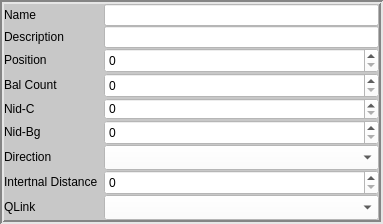
                    <widget class="QFrame" name="frame_BaliseHeader">
                     <property name="autoFillBackground">
                      <bool>false</bool>
                     </property>
                     <property name="styleSheet">
                      <string notr="true">alternate-background-color: red;
background-color: rgb(200, 200, 200);
</string>
                     </property>
                     <property name="frameShape">
                      <enum>QFrame::Box</enum>
                     </property>
                     <property name="frameShadow">
                      <enum>QFrame::Sunken</enum>
                     </property>
                     <property name="lineWidth">
                      <number>2</number>
                     </property>
                     <layout class="QFormLayout" name="formLayout">
                      <property name="horizontalSpacing">
                       <number>0</number>
                      </property>
                      <property name="verticalSpacing">
                       <number>0</number>
                      </property>
                      <property name="leftMargin">
                       <number>0</number>
                      </property>
                      <property name="topMargin">
                       <number>0</number>
                      </property>
                      <property name="rightMargin">
                       <number>0</number>
                      </property>
                      <property name="bottomMargin">
                       <number>0</number>
                      </property>
                      <item row="0" column="0">
                       <widget class="QLabel" name="label_HdrBlName">
                        <property name="minimumSize">
                         <size>
                          <width>100</width>
                          <height>0</height>
                         </size>
                        </property>
                        <property name="maximumSize">
                         <size>
                          <width>100</width>
                          <height>16777215</height>
                         </size>
                        </property>
                        <property name="styleSheet">
                         <string notr="true">background-color: rgb(200, 200, 200);
font: 8pt &quot;Segoe UI&quot;;
color: rgb(0, 0, 0);</string>
                        </property>
                        <property name="frameShape">
                         <enum>QFrame::NoFrame</enum>
                        </property>
                        <property name="text">
                         <string>Name</string>
                        </property>
                       </widget>
                      </item>
                      <item row="0" column="1">
                       <widget class="QLineEdit" name="lineEdit_HdrBlName">
                        <property name="styleSheet">
                         <string notr="true">
font: 8pt &quot;Segoe UI&quot;;
background-color: rgb(255, 255, 255);</string>
                        </property>
                        <property name="frame">
                         <bool>true</bool>
                        </property>
                       </widget>
                      </item>
                      <item row="1" column="0">
                       <widget class="QLabel" name="label_HdrBlDescription">
                        <property name="minimumSize">
                         <size>
                          <width>100</width>
                          <height>0</height>
                         </size>
                        </property>
                        <property name="maximumSize">
                         <size>
                          <width>100</width>
                          <height>16777215</height>
                         </size>
                        </property>
                        <property name="styleSheet">
                         <string notr="true">background-color: rgb(200, 200, 200);
font: 8pt &quot;Segoe UI&quot;;
color: rgb(0, 0, 0);</string>
                        </property>
                        <property name="text">
                         <string>Description</string>
                        </property>
                       </widget>
                      </item>
                      <item row="1" column="1">
                       <widget class="QLineEdit" name="lineEdit_HdrBlDesc">
                        <property name="styleSheet">
                         <string notr="true">background-color: rgb(255, 255, 255);
font: 8pt &quot;Segoe UI&quot;;
border-color: rtransparent;</string>
                        </property>
                        <property name="frame">
                         <bool>true</bool>
                        </property>
                       </widget>
                      </item>
                      <item row="2" column="0">
                       <widget class="QLabel" name="label_HdrBlPosition">
                        <property name="minimumSize">
                         <size>
                          <width>100</width>
                          <height>0</height>
                         </size>
                        </property>
                        <property name="maximumSize">
                         <size>
                          <width>100</width>
                          <height>16777215</height>
                         </size>
                        </property>
                        <property name="styleSheet">
                         <string notr="true">background-color: rgb(200, 200, 200);
font: 8pt &quot;Segoe UI&quot;;
color: rgb(0, 0, 0);</string>
                        </property>
                        <property name="text">
                         <string>Position</string>
                        </property>
                       </widget>
                      </item>
                      <item row="2" column="1">
                       <widget class="QSpinBox" name="spinBox_HdrPosition">
                        <property name="minimumSize">
                         <size>
                          <width>0</width>
                          <height>25</height>
                         </size>
                        </property>
                        <property name="maximumSize">
                         <size>
                          <width>16777215</width>
                          <height>25</height>
                         </size>
                        </property>
                        <property name="styleSheet">
                         <string notr="true">background-color: rgb(255, 255, 255);
font: 8pt &quot;Segoe UI&quot;;
color: rgb(0, 0, 0);
border-width: 120px;</string>
                        </property>
                        <property name="frame">
                         <bool>true</bool>
                        </property>
                       </widget>
                      </item>
                      <item row="4" column="0">
                       <widget class="QLabel" name="label_HdrBlCount">
                        <property name="minimumSize">
                         <size>
                          <width>100</width>
                          <height>0</height>
                         </size>
                        </property>
                        <property name="maximumSize">
                         <size>
                          <width>100</width>
                          <height>16777215</height>
                         </size>
                        </property>
                        <property name="styleSheet">
                         <string notr="true">background-color: rgb(200, 200, 200);
font: 8pt &quot;Segoe UI&quot;;
color: rgb(0, 0, 0);</string>
                        </property>
                        <property name="text">
                         <string>Bal Count</string>
                        </property>
                       </widget>
                      </item>
                      <item row="4" column="1">
                       <widget class="QSpinBox" name="spinBox_HdrBlCount">
                        <property name="minimumSize">
                         <size>
                          <width>0</width>
                          <height>25</height>
                         </size>
                        </property>
                        <property name="maximumSize">
                         <size>
                          <width>16777215</width>
                          <height>25</height>
                         </size>
                        </property>
                        <property name="styleSheet">
                         <string notr="true">background-color: rgb(255, 255, 255);
font: 8pt &quot;Segoe UI&quot;;
color: rgb(0, 0, 0);</string>
                        </property>
                        <property name="frame">
                         <bool>true</bool>
                        </property>
                       </widget>
                      </item>
                      <item row="6" column="0">
                       <widget class="QLabel" name="label_HdrBlNidBg">
                        <property name="minimumSize">
                         <size>
                          <width>100</width>
                          <height>0</height>
                         </size>
                        </property>
                        <property name="maximumSize">
                         <size>
                          <width>100</width>
                          <height>16777215</height>
                         </size>
                        </property>
                        <property name="styleSheet">
                         <string notr="true">background-color: rgb(200, 200, 200);
font: 8pt &quot;Segoe UI&quot;;
color: rgb(0, 0, 0);</string>
                        </property>
                        <property name="text">
                         <string>Nid-Bg</string>
                        </property>
                       </widget>
                      </item>
                      <item row="6" column="1">
                       <widget class="QSpinBox" name="spinBox_HdrBlNidBg">
                        <property name="minimumSize">
                         <size>
                          <width>0</width>
                          <height>25</height>
                         </size>
                        </property>
                        <property name="maximumSize">
                         <size>
                          <width>16777215</width>
                          <height>25</height>
                         </size>
                        </property>
                        <property name="styleSheet">
                         <string notr="true">background-color: rgb(255, 255, 255);
font: 8pt &quot;Segoe UI&quot;;
color: rgb(0, 0, 0);</string>
                        </property>
                        <property name="frame">
                         <bool>true</bool>
                        </property>
                       </widget>
                      </item>
                      <item row="7" column="0">
                       <widget class="QLabel" name="label_HdrBlDir">
                        <property name="minimumSize">
                         <size>
                          <width>100</width>
                          <height>0</height>
                         </size>
                        </property>
                        <property name="maximumSize">
                         <size>
                          <width>100</width>
                          <height>16777215</height>
                         </size>
                        </property>
                        <property name="styleSheet">
                         <string notr="true">background-color: rgb(200, 200, 200);
font: 8pt &quot;Segoe UI&quot;;
color: rgb(0, 0, 0);</string>
                        </property>
                        <property name="text">
                         <string>Direction</string>
                        </property>
                       </widget>
                      </item>
                      <item row="7" column="1">
                       <widget class="QComboBox" name="comboBox_HdrBlDir">
                        <property name="minimumSize">
                         <size>
                          <width>0</width>
                          <height>25</height>
                         </size>
                        </property>
                        <property name="maximumSize">
                         <size>
                          <width>16777215</width>
                          <height>25</height>
                         </size>
                        </property>
                        <property name="styleSheet">
                         <string notr="true">background-color: rgb(255, 255, 255);
font: 8pt &quot;Segoe UI&quot;;
color: rgb(0, 0, 0);</string>
                        </property>
                        <property name="frame">
                         <bool>true</bool>
                        </property>
                       </widget>
                      </item>
                      <item row="8" column="0">
                       <widget class="QLabel" name="label_HdrBlInternalDist">
                        <property name="minimumSize">
                         <size>
                          <width>100</width>
                          <height>0</height>
                         </size>
                        </property>
                        <property name="maximumSize">
                         <size>
                          <width>100</width>
                          <height>16777215</height>
                         </size>
                        </property>
                        <property name="styleSheet">
                         <string notr="true">background-color: rgb(200, 200, 200);
font: 8pt &quot;Segoe UI&quot;;
color: rgb(0, 0, 0);</string>
                        </property>
                        <property name="text">
                         <string>Intertnal Distance</string>
                        </property>
                       </widget>
                      </item>
                      <item row="8" column="1">
                       <widget class="QSpinBox" name="spinBox_HdrBlInternalDist">
                        <property name="minimumSize">
                         <size>
                          <width>0</width>
                          <height>25</height>
                         </size>
                        </property>
                        <property name="maximumSize">
                         <size>
                          <width>16777215</width>
                          <height>25</height>
                         </size>
                        </property>
                        <property name="styleSheet">
                         <string notr="true">background-color: rgb(255, 255, 255);
font: 8pt &quot;Segoe UI&quot;;
color: rgb(0, 0, 0);</string>
                        </property>
                        <property name="wrapping">
                         <bool>false</bool>
                        </property>
                        <property name="frame">
                         <bool>true</bool>
                        </property>
                       </widget>
                      </item>
                      <item row="9" column="0">
                       <widget class="QLabel" name="label_HdrBlQLink">
                        <property name="minimumSize">
                         <size>
                          <width>100</width>
                          <height>0</height>
                         </size>
                        </property>
                        <property name="maximumSize">
                         <size>
                          <width>100</width>
                          <height>16777215</height>
                         </size>
                        </property>
                        <property name="styleSheet">
                         <string notr="true">background-color: rgb(200, 200, 200);
font: 8pt &quot;Segoe UI&quot;;
color: rgb(0, 0, 0);</string>
                        </property>
                        <property name="text">
                         <string>QLink</string>
                        </property>
                       </widget>
                      </item>
                      <item row="9" column="1">
                       <widget class="QComboBox" name="comboBox_HdrBlQLink">
                        <property name="minimumSize">
                         <size>
                          <width>0</width>
                          <height>25</height>
                         </size>
                        </property>
                        <property name="maximumSize">
                         <size>
                          <width>16777215</width>
                          <height>25</height>
                         </size>
                        </property>
                        <property name="styleSheet">
                         <string notr="true">background-color: rgb(255, 255, 255);
font: 8pt &quot;Segoe UI&quot;;
color: rgb(0, 0, 0);</string>
                        </property>
                        <property name="frame">
                         <bool>true</bool>
                        </property>
                       </widget>
                      </item>
                      <item row="5" column="0">
                       <widget class="QLabel" name="label_HdrBlNidC">
                        <property name="minimumSize">
                         <size>
                          <width>100</width>
                          <height>0</height>
                         </size>
                        </property>
                        <property name="maximumSize">
                         <size>
                          <width>100</width>
                          <height>16777215</height>
                         </size>
                        </property>
                        <property name="styleSheet">
                         <string notr="true">background-color: rgb(200, 200, 200);
font: 8pt &quot;Segoe UI&quot;;
color: rgb(0, 0, 0);
</string>
                        </property>
                        <property name="text">
                         <string>Nid-C</string>
                        </property>
                       </widget>
                      </item>
                      <item row="5" column="1">
                       <widget class="QSpinBox" name="spinBox_HdrBlNidC">
                        <property name="styleSheet">
                         <string notr="true">background-color: rgb(255, 255, 255);
font: 8pt &quot;Segoe UI&quot;;
color: rgb(0, 0, 0);</string>
                        </property>
                       </widget>
                      </item>
                     </layout>
                    </widget>
